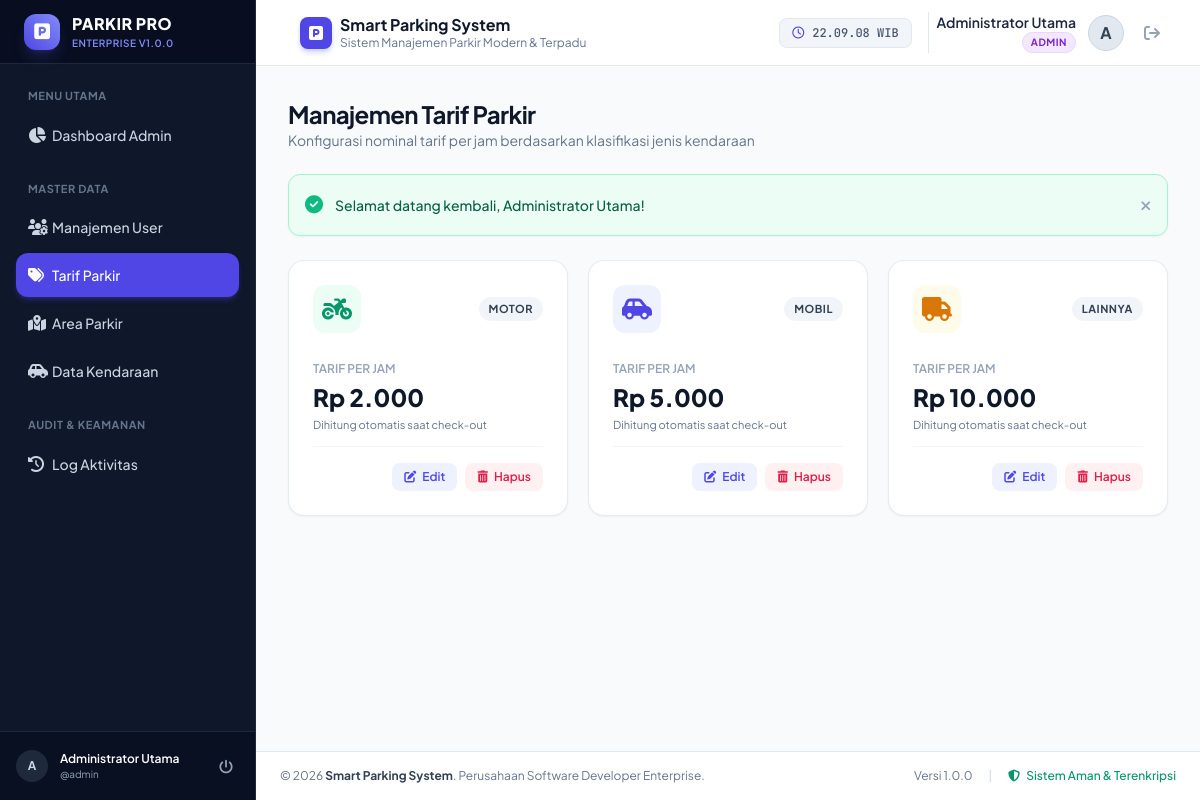
The app's page /modules/admin/tarif.php (signed in) with its own data.
### tables this page shows
CREATE TABLE `tb_tarif` (
  `id_tarif` INT(11) NOT NULL AUTO_INCREMENT,
  `jenis_kendaraan` ENUM('motor', 'mobil', 'lainnya') NOT NULL,
  `tarif_per_jam` DECIMAL(10,0) NOT NULL,
  PRIMARY KEY (`id_tarif`),
  UNIQUE KEY `uq_jenis_kendaraan` (`jenis_kendaraan`)
);

### functions/parkir.php (called while the page is built, shortened)
<?php
function format_rupiah($nominal) {
    return 'Rp ' . number_format((float)$nominal, 0, ',', '.');
}

### modules/admin/tarif.php (the view, shortened to what this page needs)
<?php
require_once __DIR__ . '/../../functions/parkir.php';
$pdo = get_db_connection();
$stmt_tarif = $pdo->query("SELECT * FROM tb_tarif ORDER BY id_tarif ASC");
$daftar_tarif = $stmt_tarif->fetchAll();
require_once __DIR__ . '/../../includes/header.php';
?>
<div class="flex h-screen overflow-hidden bg-slate-50">
    <?php require_once __DIR__ . '/../../includes/sidebar.php'; ?>
    <div class="flex-1 flex flex-col min-w-0 overflow-y-auto">
        <?php require_once __DIR__ . '/../../includes/navbar.php'; ?>
        <main class="flex-1 p-4 sm:p-6 lg:p-8">
            <div class="max-w-5xl mx-auto space-y-6">
                <div class="flex flex-col sm:flex-row justify-between items-start sm:items-center gap-4">
                    <div>
                        <h2 class="text-2xl font-bold text-slate-900 tracking-tight">Manajemen Tarif Parkir</h2>
                        <p class="text-xs sm:text-sm text-slate-500">Konfigurasi nominal tarif per jam berdasarkan klasifikasi jenis kendaraan</p>
                    </div>
                </div>
                <?php require_once __DIR__ . '/../../includes/alerts.php'; ?>
                <div class="grid grid-cols-1 md:grid-cols-3 gap-5">
                    <?php foreach ($daftar_tarif as $t):
                        $icon = 'fa-car-side';
                        $accentColor = 'indigo';
                        if ($t['jenis_kendaraan'] === 'motor') {
                            $icon = 'fa-motorcycle';
                            $accentColor = 'emerald';
                        } elseif ($t['jenis_kendaraan'] === 'lainnya') {
                            $icon = 'fa-truck';
                            $accentColor = 'amber';
                        }
                    ?>
                        <div class="bg-white rounded-2xl border border-slate-200/80 shadow-sm p-6 relative overflow-hidden flex flex-col justify-between">
                            <div class="flex items-center justify-between mb-4">
                                <div class="w-12 h-12 rounded-xl bg-<?= $accentColor ?>-50 text-<?= $accentColor ?>-600 flex items-center justify-center text-2xl">
                                    <i class="fa-solid <?= $icon ?>"></i>
                                </div>
                                <span class="uppercase tracking-wider font-bold text-[11px] px-2.5 py-1 rounded-full bg-slate-100 text-slate-700">
                                    <?= htmlspecialchars($t['jenis_kendaraan']) ?>
                                </span>
                            </div>
                            <div class="my-3">
                                <p class="text-xs text-slate-400 font-semibold uppercase">Tarif Per Jam</p>
                                <h3 class="text-2xl font-extrabold text-slate-900 mt-1"><?= format_rupiah($t['tarif_per_jam']) ?></h3>
                                <p class="text-[11px] text-slate-500 mt-1">Dihitung otomatis saat check-out</p>
                            </div>
                            <div class="pt-4 border-t border-slate-100 flex items-center justify-end space-x-2">
                                <button type="button"
                                    onclick='editTarif(<?= json_encode($t) ?>)'
                                    class="px-3 py-1.5 text-xs font-semibold text-indigo-600 bg-indigo-50 hover:bg-indigo-100 rounded-lg transition-colors">
                                    <i class="fa-solid fa-pen-to-square mr-1"></i> Edit
                                </button>
                                <button type="button"
                                    onclick="confirmDelete('<?= BASE_URL ?>/modules/admin/tarif.php?action=delete&id=<?= $t['id_tarif'] ?>', 'Hapus tarif <?= $t['jenis_kendaraan'] ?>?')"
                                    class="px-3 py-1.5 text-xs font-semibold text-rose-600 bg-rose-50 hover:bg-rose-100 rounded-lg transition-colors">
                                    <i class="fa-solid fa-trash-can mr-1"></i> Hapus
                                </button>
                            </div>
                        </div>
                    <?php endforeach; ?>
                </div>
            </div>
        </main>
        <?php require_once __DIR__ . '/../../includes/footer.php'; ?>

### assets/css/style.css (style rules this page uses)
body { font-family: 'Plus Jakarta Sans', sans-serif; -webkit-font-smoothing: antialiased; }

### records on screen
tb_tarif: jenis_kendaraan "MOTOR", tarif_per_jam "Rp 2.000"
tb_tarif: jenis_kendaraan "MOBIL", tarif_per_jam "Rp 5.000"
tb_tarif: jenis_kendaraan "LAINNYA", tarif_per_jam "Rp 10.000"

### other values on screen
APP_VERSION "1.0.0"
substr($user['nama_lengkap'] ?? 'U', 0, 1) "A"
$user['nama_lengkap'] "Administrator Utama"
$user['username'] "admin"
APP_NAME "Smart Parking System"
APP_SUBTITLE "Sistem Manajemen Parkir Modern & Terpadu"
$current_user['nama_lengkap'] "Administrator Utama"
$role "ADMIN"
substr($current_user['nama_lengkap'] ?? 'U', 0, 1) "A"
$flash['message'] "Selamat datang kembali, Administrator Utama!"
